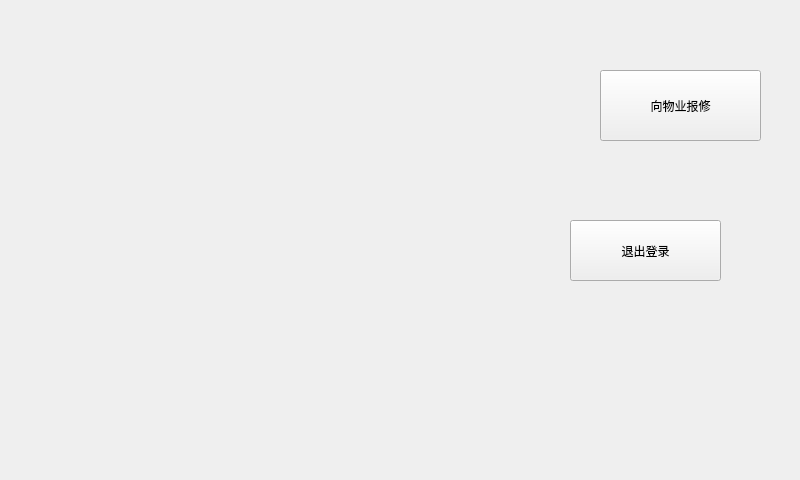
<?xml version="1.0" encoding="UTF-8"?>
<ui version="4.0">
 <class>MainInterface</class>
 <widget class="QWidget" name="MainInterface">
  <property name="geometry">
   <rect>
    <x>0</x>
    <y>0</y>
    <width>800</width>
    <height>480</height>
   </rect>
  </property>
  <property name="windowTitle">
   <string>Form</string>
  </property>
  <widget class="QPushButton" name="pushButton">
   <property name="geometry">
    <rect>
     <x>600</x>
     <y>70</y>
     <width>161</width>
     <height>71</height>
    </rect>
   </property>
   <property name="text">
    <string>向物业报修</string>
   </property>
  </widget>
  <widget class="QPushButton" name="logOut">
   <property name="geometry">
    <rect>
     <x>570</x>
     <y>220</y>
     <width>151</width>
     <height>61</height>
    </rect>
   </property>
   <property name="text">
    <string>退出登录</string>
   </property>
  </widget>
 </widget>
 <resources/>
 <connections/>
</ui>
